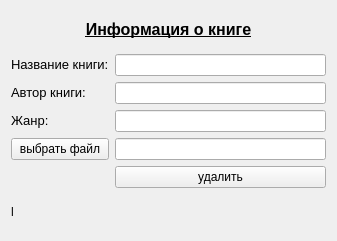
<?xml version="1.0" encoding="UTF-8"?>
<ui version="4.0">
 <class>Form</class>
 <widget class="QWidget" name="Form">
  <property name="geometry">
   <rect>
    <x>0</x>
    <y>0</y>
    <width>337</width>
    <height>241</height>
   </rect>
  </property>
  <property name="windowTitle">
   <string>Удалить из прочитанного</string>
  </property>
  <layout class="QGridLayout" name="gridLayout">
   <item row="0" column="0" colspan="2">
    <widget class="QLabel" name="label">
     <property name="maximumSize">
      <size>
       <width>500</width>
       <height>70</height>
      </size>
     </property>
     <property name="whatsThis">
      <string>&lt;html&gt;&lt;head/&gt;&lt;body&gt;&lt;p align=&quot;justify&quot;&gt;&lt;br/&gt;&lt;/p&gt;&lt;/body&gt;&lt;/html&gt;</string>
     </property>
     <property name="text">
      <string>&lt;html&gt;&lt;head/&gt;&lt;body&gt;&lt;p align=&quot;center&quot;&gt;&lt;span style=&quot; font-size:12pt; font-weight:600; text-decoration: underline;&quot;&gt;Информация о книге&lt;/span&gt;&lt;/p&gt;&lt;/body&gt;&lt;/html&gt;</string>
     </property>
    </widget>
   </item>
   <item row="1" column="0">
    <widget class="QLabel" name="label_2">
     <property name="text">
      <string>&lt;html&gt;&lt;head/&gt;&lt;body&gt;&lt;p&gt;&lt;span style=&quot; font-size:10pt;&quot;&gt;Название книги:&lt;/span&gt;&lt;/p&gt;&lt;/body&gt;&lt;/html&gt;</string>
     </property>
    </widget>
   </item>
   <item row="1" column="1">
    <widget class="QLineEdit" name="delbookbtn"/>
   </item>
   <item row="2" column="0">
    <widget class="QLabel" name="label_3">
     <property name="text">
      <string>&lt;html&gt;&lt;head/&gt;&lt;body&gt;&lt;p&gt;&lt;span style=&quot; font-size:10pt;&quot;&gt;Автор книги:&lt;/span&gt;&lt;/p&gt;&lt;/body&gt;&lt;/html&gt;</string>
     </property>
    </widget>
   </item>
   <item row="2" column="1">
    <widget class="QLineEdit" name="delautbtn"/>
   </item>
   <item row="3" column="0">
    <widget class="QLabel" name="label_4">
     <property name="text">
      <string>&lt;html&gt;&lt;head/&gt;&lt;body&gt;&lt;p&gt;&lt;span style=&quot; font-size:10pt;&quot;&gt;Жанр:&lt;/span&gt;&lt;/p&gt;&lt;/body&gt;&lt;/html&gt;</string>
     </property>
    </widget>
   </item>
   <item row="3" column="1">
    <widget class="QLineEdit" name="delgenrebtn"/>
   </item>
   <item row="4" column="0">
    <widget class="QPushButton" name="delselfilebtn">
     <property name="text">
      <string>выбрать файл</string>
     </property>
    </widget>
   </item>
   <item row="4" column="1">
    <widget class="QLineEdit" name="filenameedt"/>
   </item>
   <item row="5" column="1">
    <widget class="QPushButton" name="deletebtn">
     <property name="text">
      <string>удалить</string>
     </property>
    </widget>
   </item>
   <item row="6" column="0" colspan="2">
    <widget class="QLabel" name="label_6">
     <property name="text">
      <string>l</string>
     </property>
    </widget>
   </item>
  </layout>
 </widget>
 <resources/>
 <connections/>
</ui>
